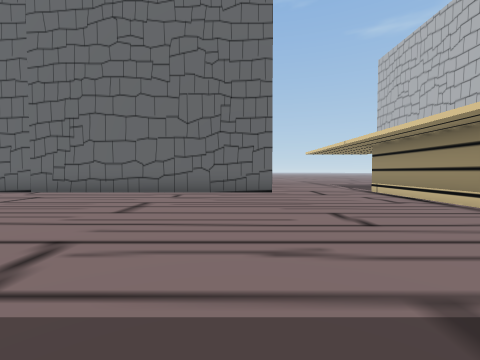
view 1 (above)

24 first-person views from a walk through a Unity game level. The camera is 1.3 m above the floor, tilts 2° down and sees 90° across. The floor is counted in squares, 2 m on a side. Each view is taken from the middle of a square. On the plan, view 1 faces up. The plan holds only what a view shows up to about 9 squares ahead; the rest is blank. The place goes on beyond the plan. The player is left out.

view 2
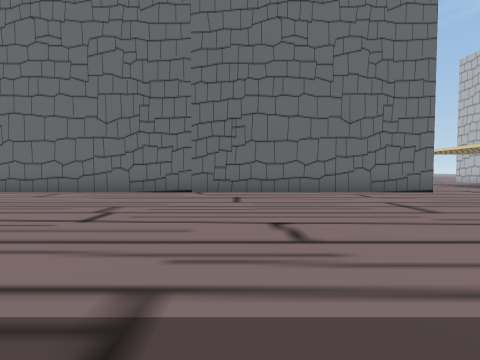

view 3
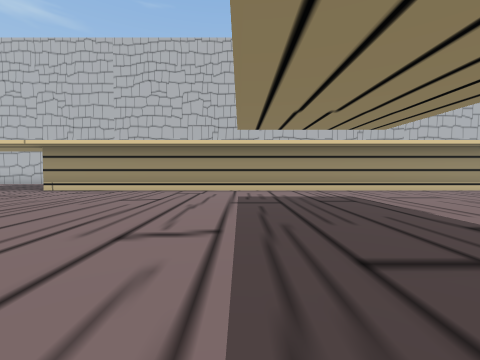

view 4
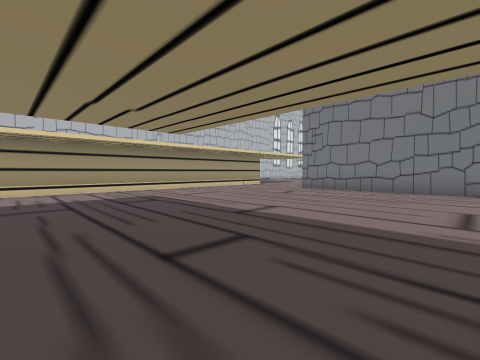

view 5
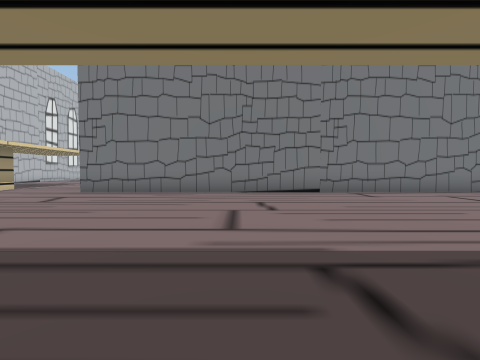

view 6
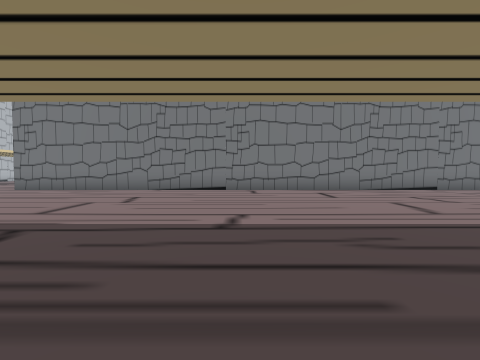

view 7
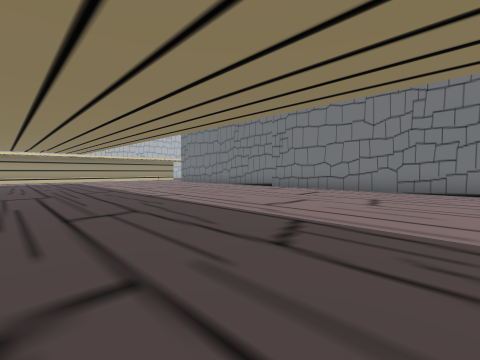

view 8
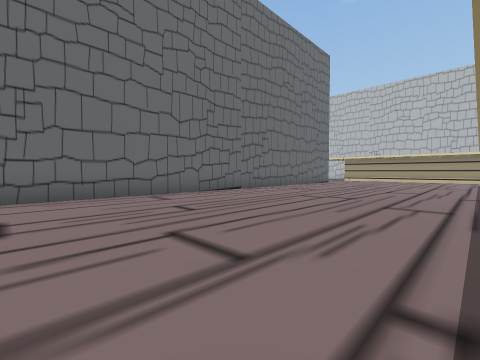

view 9
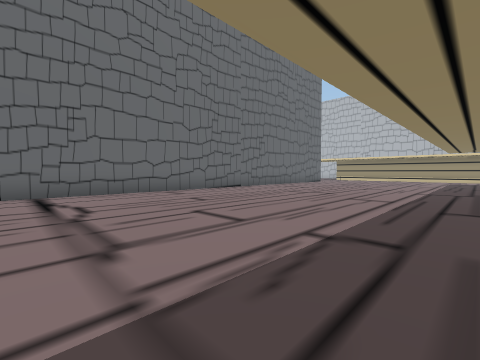

view 10
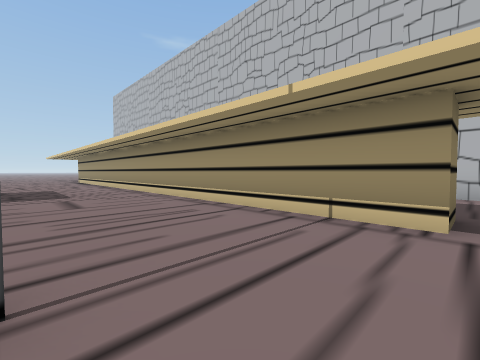

view 11
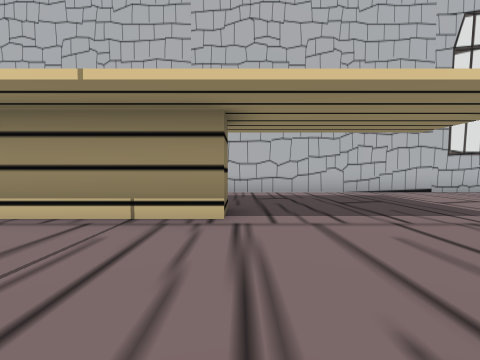

view 12
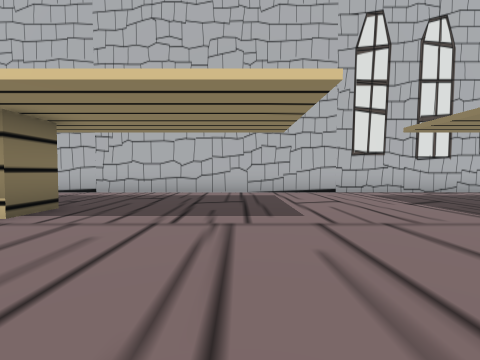

view 13
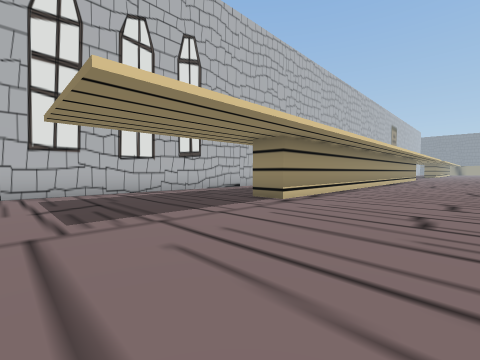

view 14
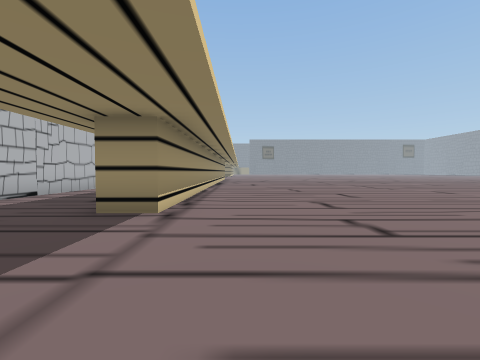

view 15
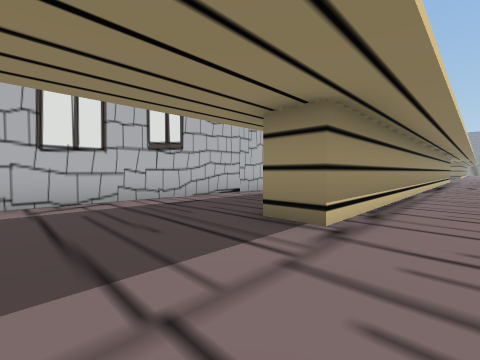

view 16
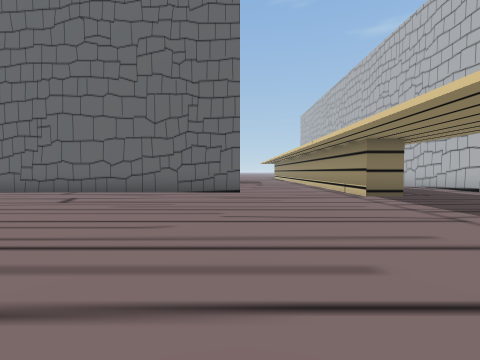

view 17
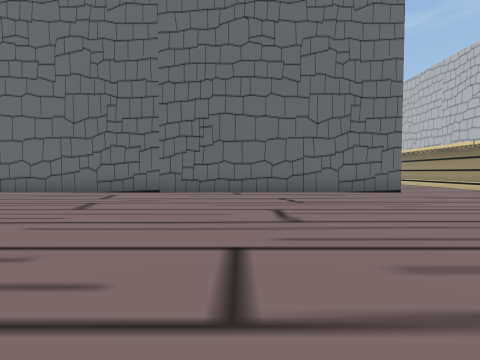

view 18
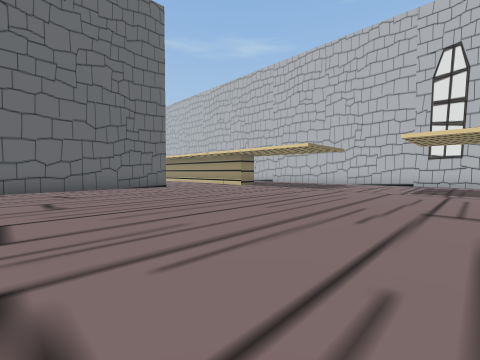

view 19
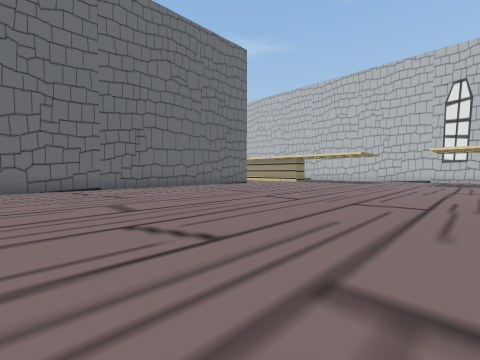

view 20
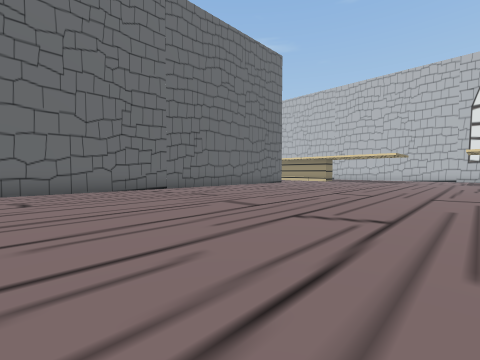

view 21
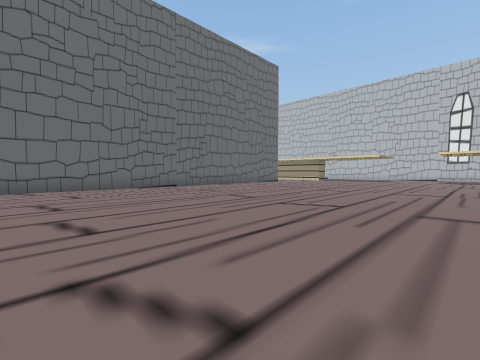

view 22
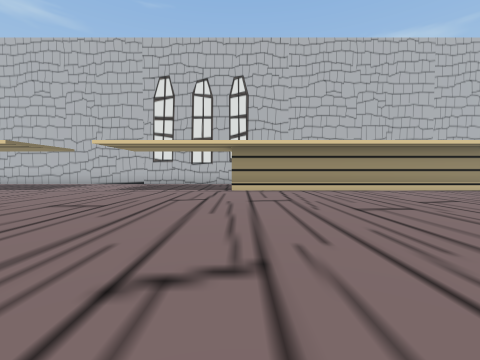

view 23
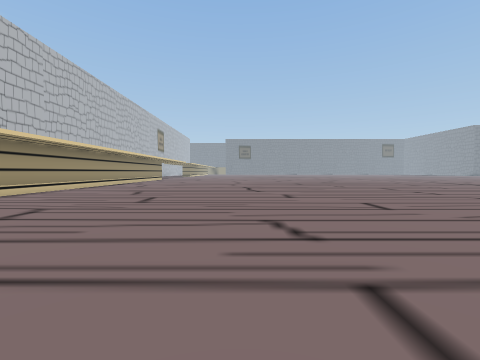

view 24
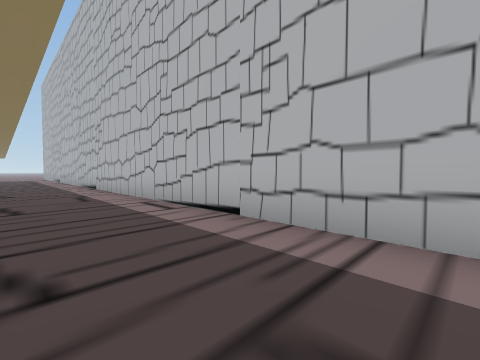

### Floor plan
Points are (right, up) in squares from view 1. A wall is a line through its corners. A room is listed if a view was taken in it or the views show most of it. See-through windows are left out.
Room 1 (views 1, 2, 3, 4, 5, 6, 7, 8, 9)
walls: (1.1, 7.4) (-14.1, 7.4); (4.3, -7.6) (4.3, 7.9); (-14.5, -7.5) (1, -7.5)
ways out: opening at (3, -7) to room 2
Room 2 (views 10, 11, 12, 13, 14, 15, 16, 17, 18, 19, 20, 21, 22, 23, 24)
walls: (1.1, -7.6) (-12, -7.6); (5.2, -8.8) (4.3, -8.8) (4.3, -7.6); (4.3, -26.5) (4.3, -19.7) (5.2, -19.7); (8.5, -25) (8.5, 0.2)
ways out: opening at (3, -7) to room 1

Where each view was taken, in squares from view 1:
view 1: 0 up, 0 right, facing up
view 2: 0 up, 5 left, facing up
view 3: 1 up, 4 left, facing right
view 4: 1 up, 4 left, facing down-right
view 5: 0 up, 4 left, facing down
view 6: 1 up, 7 left, facing down
view 7: 1 up, 13 left, facing down-right
view 8: 1 up, 13 left, facing up-right
view 9: 0 up, 14 left, facing up-right
view 10: 9 down, 1 right, facing up-right
view 11: 9 down, 1 right, facing right
view 12: 12 down, 1 right, facing right
view 13: 15 down, 1 right, facing down-right
view 14: 16 down, 3 right, facing down
view 15: 17 down, 3 right, facing down-right
view 16: 15 down, 1 right, facing up
view 17: 15 down, 4 left, facing up
view 18: 17 down, 4 left, facing up-right
view 19: 17 down, 9 left, facing up-right
view 20: 16 down, 11 left, facing up-right
view 21: 17 down, 12 left, facing up-right
view 22: 20 down, 4 left, facing right
view 23: 17 down, 2 left, facing down
view 24: 10 down, 6 right, facing up-right
